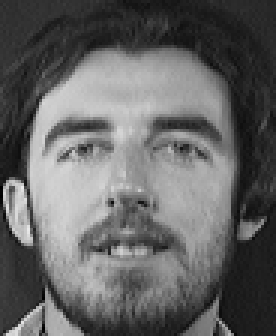
#> input picture images/1.pgm, 92 x 112 px (shown 3 times larger); its folder holds only this picture in this run
$ python similar.py
#> lines starting #> are read from the running program, lines starting #| are printed output that depends on the picture
#> the answer given: images/1.pgm
import cv2
import numpy as np
from skimage.feature import local_binary_pattern
from scipy.stats import itemfreq
import glob
import os
try:
    # for Python2
    from Tkinter import *
except ImportError:
    # for Python3
    from tkinter import *
import tkinter
try:
    # for Python2
    from Tkinter import *
except ImportError:
    # for Python3
    from tkinter import *
import tkinter.constants, tkinter.filedialog

closestDistance = 99999999
mostSimilarImage = ""

def imageToFeature(filename):
#> called with filename = 'images/1.pgm'
    img = cv2.imread(filename, 0)
#> img is the input picture: shape (112, 92); min 0, max 234, mean 100
    img = cv2.resize(img, (200, 100))
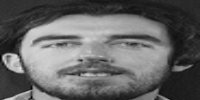
#> img: shape (100, 200); min 0, max 229, mean 99.9
    lbp = local_binary_pattern(img, 8*3, 3, method='uniform')
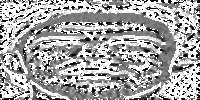
#> lbp: shape (100, 200) float64; min 0, max 25, mean 16.3; drawn with min black and max white
    x = itemfreq(lbp.ravel())
#> x = 26 pairs, first value 0 to 25, second value 220 to 6819
    feature = x[:, 1]/sum(x[:, 1])
#> feature = 26 values, max 0.341 at index 25, min 0.011 at index 18, mean 0.0385
    return feature

def distance(x,y):
	sumSq=0.0
	for i in range(len(x)):
		sumSq+=(x[i]-y[i])**2
	return (sumSq**0.5)

query = input("Enter filename: ")
queryFeature = imageToFeature(query)
#> queryFeature has the same summary as feature in imageToFeature

for filename in glob.iglob('images/*.pgm'):
    databaseFeature = imageToFeature(filename)
#> databaseFeature has the same summary as feature in imageToFeature
    dist = distance(queryFeature,databaseFeature)
#> the loop in distance, `for i in range(len(x)):` made 26 passes
#> after the loop in distance, `for i in range(len(x)):`: sumSq = 0
#> dist = 0
    if dist < closestDistance:
        closestDistance = dist
#> closestDistance = 0
        mostSimilarImage = filename

# Show result
print(mostSimilarImage)
img = cv2.imread(mostSimilarImage, 1)
query = cv2.imread(query, 1)

cv2.imshow("Most Similar ", img)
cv2.imshow("Query ", query)
cv2.waitKey(0)

$ run again, on images/4.pgm
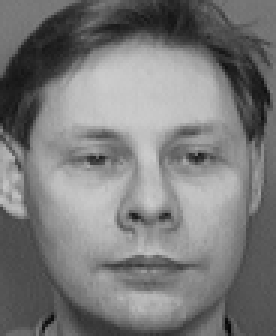
#> input picture images/4.pgm, 92 x 112 px (shown 3 times larger)
#> in imageToFeature, img is the input picture: shape (112, 92); min 4, max 204, mean 122.2
#> in imageToFeature, `img = cv2.resize(img, (200, 100))`:
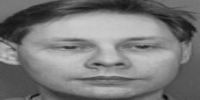
#> img: shape (100, 200); min 11, max 203, mean 122.1
#> in imageToFeature, `lbp = local_binary_pattern(img, 8*3, 3, method='uniform')`:
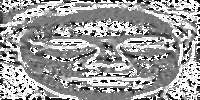
#> lbp: shape (100, 200) float64; min 0, max 25, mean 15.4; drawn with min black and max white
#> x = 26 pairs, first value 0 to 25, second value 173 to 5587
#> feature = 26 values, max 0.279 at index 25, min 0.00865 at index 18, mean 0.0385
#> queryFeature has the same summary as feature in imageToFeature
#> databaseFeature has the same summary as feature in imageToFeature
#> the loop in distance, `for i in range(len(x)):` made 26 passes
#> after the loop in distance, `for i in range(len(x)):`: sumSq = 0
